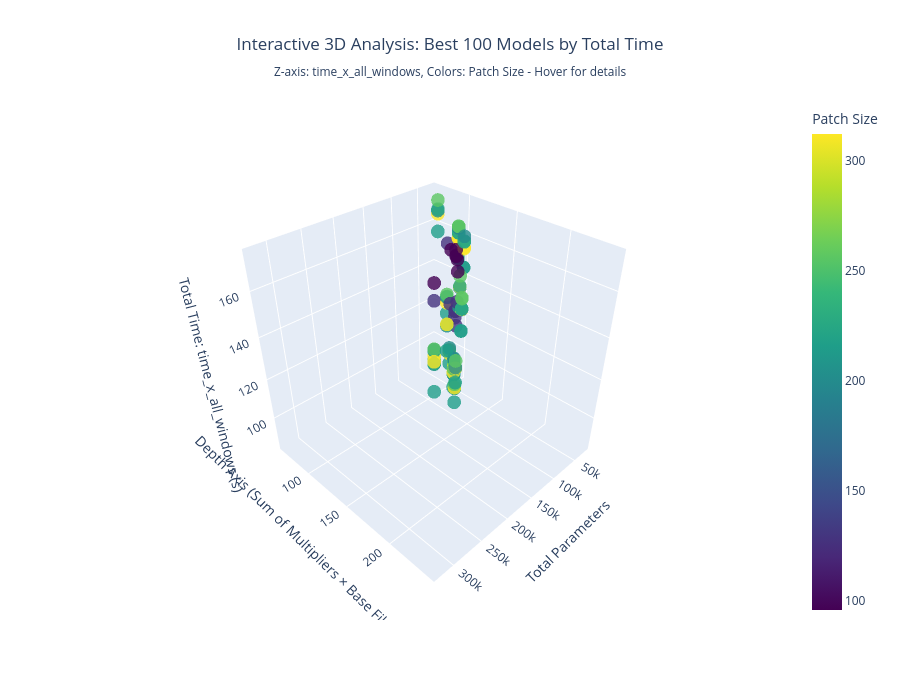

The cell this chart's notebook holds for it:
### Code cell
import matplotlib.pyplot as plt
from mpl_toolkits.mplot3d import Axes3D
import numpy as np
import plotly.express as px
import plotly.graph_objects as go
from plotly.subplots import make_subplots

# Calculate the depth axis as requested: full channel_multipliers list * base_filters
def calculate_depth_axis(row):
    """Calculate depth as the product of channel_multipliers and base_filters"""
    multipliers = row['channel_multipliers'].split(',')
    # Create full list with all multipliers * base_filters
    depth_list = [int(multiplier) * row['base_filters'] for multiplier in multipliers]
    return str(depth_list)

def calculate_depth_axis_numeric(row):
    """Calculate a numeric depth axis for plotting (sum of all multipliers * base_filters)"""
    multipliers = row['channel_multipliers'].split(',')
    # Sum all multipliers * base_filters for numeric plotting
    return sum([int(multiplier) * row['base_filters'] for multiplier in multipliers])

# Add the depth calculation to the dataframe
df['depth_axis'] = df.apply(calculate_depth_axis, axis=1)
df['depth_axis_numeric'] = df.apply(calculate_depth_axis_numeric, axis=1)

# Get the best 100 models by latency (lowest time_x_all_windows)
df_best = df.sort_values('time_x_all_windows').head(100)

print("Sample depth axis values:")
print(df_best[['base_filters', 'channel_multipliers', 'depth_axis', 'depth_axis_numeric']].head())

# Create interactive 3D plot with Plotly
fig = go.Figure(data=[go.Scatter3d(
    x=df_best['total_parameters'],
    y=df_best['depth_axis_numeric'],
    z=df_best['time_x_all_windows'],
    mode='markers',
    marker=dict(
        size=8,
        color=df_best['patch_size'],
        colorscale='Viridis',
        colorbar=dict(title="Patch Size"),
        opacity=0.8
    ),
    text=[f"Base Filters: {bf}<br>"
          f"Multipliers: {cm}<br>"
          f"Depth List: {da}<br>"
          f"Parameters: {tp:,}<br>"
          f"Patch Size: {ps}x{ps}<br>"
          f"Total Time: {tw:.3f}s<br>"
          f"Per-patch: {it:.3f}s"
          for bf, cm, da, tp, ps, tw, it in zip(
              df_best['base_filters'],
              df_best['channel_multipliers'],
              df_best['depth_axis'],
              df_best['total_parameters'],
              df_best['patch_size'],
              df_best['time_x_all_windows'],
              df_best['inference_actual_time']
          )],
    hovertemplate='<b>%{text}</b><extra></extra>'
)])

fig.update_layout(
    title={
        'text': 'Interactive 3D Analysis: Best 100 Models by Total Time<br><sub>Z-axis: time_x_all_windows, Colors: Patch Size - Hover for details</sub>',
        'x': 0.5,
        'xanchor': 'center'
    },
    scene=dict(
        xaxis_title='Total Parameters',
        yaxis_title='Depth Axis (Sum of Multipliers × Base Filters)',
        zaxis_title='Total Time: time_x_all_windows (s)',
        camera=dict(
            eye=dict(x=1.5, y=1.5, z=1.5)
        )
    ),
    width=900,
    height=700,
    font=dict(size=12)
)

fig.show()

# Show some statistics
print(f"\nBest 100 models statistics:")
print(f"Parameters range: {df_best['total_parameters'].min():,} - {df_best['total_parameters'].max():,}")
print(f"Depth axis numeric range: {df_best['depth_axis_numeric'].min()} - {df_best['depth_axis_numeric'].max()}")
print(f"Total time (time_x_all_windows) range: {df_best['time_x_all_windows'].min():.3f}s - {df_best['time_x_all_windows'].max():.3f}s")
print(f"Patch size range: {df_best['patch_size'].min()} - {df_best['patch_size'].max()}")

### Figure 1 — Plotly figure (JSON) as saved in the notebook; plotly's stock layout.template omitted (floating-point values rounded to 4 significant figures)
{"data": [{"hovertemplate": "<b>%{text}</b><extra></extra>", "marker": {"color": [216, 312, 224, 200, 256, 216, 216, 216, 216, 216, 312, 312, 312, 224, 256, 224, 224, 256, 256, 200, 200, 200, 200, 224, 312, 200, 224, 312, 256, 256, 128, 216, 216, 312, 96, 200, 224, 224, 312, 200, 256, 128, 256, 128, 128, 128, 128, 216, 216, 216, 216, 128, 96, 216, 216, 128, 216, 216, 96, 96, 216, 200, 216, 312, 224, 200, 312, 312, 200, 224, 224, 312, 200, 256, 224, 256, 256, 312, 312, 312, 312, 96, 224, 224, 96, 200, 224, 256, 224, 224, 312, 200, 224, 96, 200, 200, 312, 256, 256, 200], "colorbar": {"title": {"text": "Patch Size"}}, "colorscale": [[0, "#440154"], [0.1111, "#482878"], [0.2222, "#3e4989"], [0.3333, "#31688e"], [0.4444, "#26828e"], [0.5556, "#1f9e89"], [0.6667, "#35b779"], [0.7778, "#6ece58"], [0.8889, "#b5de2b"], [1, "#fde725"]], "opacity": 0.8, "size": 8}, "mode": "markers", "text": ["Base Filters: 16<br>Multipliers: 1,1,1,1<br>Depth List: [16, 16, 16, 16]<br>Parameters: 25,619<br>Patch Size: 216x216<br>Total Time: 85.315s<br>Per-patch: 0.263s", "Base Filters: 16<br>Multipliers: 1,1,1,1<br>Depth List: [16, 16, 16, 16]<br>Parameters: 25,619<br>Patch Size: 312x312<br>Total Time: 87.774s<br>Per-patch: 0.519s", "Base Filters: 16<br>Multipliers: 1,1,1,1<br>Depth List: [16, 16, 16, 16]<br>Parameters: 25,619<br>Patch Size: 224x224<br>Total Time: 91.034s<br>Per-patch: 0.281s", "Base Filters: 16<br>Multipliers: 1,1,1,1<br>Depth List: [16, 16, 16, 16]<br>Parameters: 25,619<br>Patch Size: 200x200<br>Total Time: 91.837s<br>Per-patch: 0.230s", "Base Filters: 16<br>Multipliers: 1,1,1,1<br>Depth List: [16, 16, 16, 16]<br>Parameters: 25,619<br>Patch Size: 256x256<br>Total Time: 92.083s<br>Per-patch: 0.360s", "Base Filters: 16<br>Multipliers: 1,2,2,2<br>Depth List: [16, 32, 32, 32]<br>Parameters: 74,067<br>Patch Size: 216x216<br>Total Time: 102.873s<br>Per-patch: 0.318s", "Base Filters: 16<br>Multipliers: 1,2,2,3<br>Depth List: [16, 32, 32, 48]<br>Parameters: 92,451<br>Patch Size: 216x216<br>Total Time: 103.449s<br>Per-patch: 0.319s", "Base Filters: 16<br>Multipliers: 1,2,2,3<br>Depth List: [16, 32, 32, 48]<br>Parameters: 92,451<br>Patch Size: 216x216<br>Total Time: 103.463s<br>Per-patch: 0.319s", "Base Filters: 16<br>Multipliers: 1,2,3,3<br>Depth List: [16, 32, 48, 48]<br>Parameters: 122,467<br>Patch Size: 216x216<br>Total Time: 105.728s<br>Per-patch: 0.326s", "Base Filters: 16<br>Multipliers: 1,2,3,4<br>Depth List: [16, 32, 48, 64]<br>Parameters: 148,803<br>Patch Size: 216x216<br>Total Time: 106.475s<br>Per-patch: 0.329s", "Base Filters: 16<br>Multipliers: 1,2,2,2<br>Depth List: [16, 32, 32, 32]<br>Parameters: 74,067<br>Patch Size: 312x312<br>Total Time: 108.379s<br>Per-patch: 0.641s", "Base Filters: 16<br>Multipliers: 1,2,2,3<br>Depth List: [16, 32, 32, 48]<br>Parameters: 92,451<br>Patch Size: 312x312<br>Total Time: 108.692s<br>Per-patch: 0.643s", "Base Filters: 16<br>Multipliers: 1,2,2,3<br>Depth List: [16, 32, 32, 48]<br>Parameters: 92,451<br>Patch Size: 312x312<br>Total Time: 108.730s<br>Per-patch: 0.643s", "Base Filters: 16<br>Multipliers: 1,2,2,2<br>Depth List: [16, 32, 32, 32]<br>Parameters: 74,067<br>Patch Size: 224x224<br>Total Time: 109.840s<br>Per-patch: 0.339s", "Base Filters: 16<br>Multipliers: 1,2,2,2<br>Depth List: [16, 32, 32, 32]<br>Parameters: 74,067<br>Patch Size: 256x256<br>Total Time: 110.351s<br>Per-patch: 0.431s", "Base Filters: 16<br>Multipliers: 1,2,2,3<br>Depth List: [16, 32, 32, 48]<br>Parameters: 92,451<br>Patch Size: 224x224<br>Total Time: 110.356s<br>Per-patch: 0.341s", "Base Filters: 16<br>Multipliers: 1,2,2,3<br>Depth List: [16, 32, 32, 48]<br>Parameters: 92,451<br>Patch Size: 224x224<br>Total Time: 110.525s<br>Per-patch: 0.341s", "Base Filters: 16<br>Multipliers: 1,2,2,3<br>Depth List: [16, 32, 32, 48]<br>Parameters: 92,451<br>Patch Size: 256x256<br>Total Time: 110.845s<br>Per-patch: 0.433s", "Base Filters: 16<br>Multipliers: 1,2,2,3<br>Depth List: [16, 32, 32, 48]<br>Parameters: 92,451<br>Patch Size: 256x256<br>Total Time: 110.905s<br>Per-patch: 0.433s", "Base Filters: 16<br>Multipliers: 1,2,2,2<br>Depth List: [16, 32, 32, 32]<br>Parameters: 74,067<br>Patch Size: 200x200<br>Total Time: 111.381s<br>Per-patch: 0.278s", "Base Filters: 16<br>Multipliers: 1,2,2,3<br>Depth List: [16, 32, 32, 48]<br>Parameters: 92,451<br>Patch Size: 200x200<br>Total Time: 111.895s<br>Per-patch: 0.280s", "Base Filters: 16<br>Multipliers: 1,2,2,3<br>Depth List: [16, 32, 32, 48]<br>Parameters: 92,451<br>Patch Size: 200x200<br>Total Time: 112.284s<br>Per-patch: 0.281s", "Base Filters: 16<br>Multipliers: 1,2,3,3<br>Depth List: [16, 32, 48, 48]<br>Parameters: 122,467<br>Patch Size: 200x200<br>Total Time: 112.657s<br>Per-patch: 0.282s", "Base Filters: 16<br>Multipliers: 1,2,3,3<br>Depth List: [16, 32, 48, 48]<br>Parameters: 122,467<br>Patch Size: 224x224<br>Total Time: 113.287s<br>Per-patch: 0.350s", "Base Filters: 16<br>Multipliers: 1,2,3,3<br>Depth List: [16, 32, 48, 48]<br>Parameters: 122,467<br>Patch Size: 312x312<br>Total Time: 113.522s<br>Per-patch: 0.672s", "Base Filters: 16<br>Multipliers: 1,2,3,4<br>Depth List: [16, 32, 48, 64]<br>Parameters: 148,803<br>Patch Size: 200x200<br>Total Time: 113.767s<br>Per-patch: 0.284s", "Base Filters: 16<br>Multipliers: 1,2,3,4<br>Depth List: [16, 32, 48, 64]<br>Parameters: 148,803<br>Patch Size: 224x224<br>Total Time: 113.936s<br>Per-patch: 0.352s", "Base Filters: 16<br>Multipliers: 1,2,3,4<br>Depth List: [16, 32, 48, 64]<br>Parameters: 148,803<br>Patch Size: 312x312<br>Total Time: 114.174s<br>Per-patch: 0.676s", "Base Filters: 16<br>Multipliers: 1,2,3,3<br>Depth List: [16, 32, 48, 48]<br>Parameters: 122,467<br>Patch Size: 256x256<br>Total Time: 115.463s<br>Per-patch: 0.451s", "Base Filters: 16<br>Multipliers: 1,2,3,4<br>Depth List: [16, 32, 48, 64]<br>Parameters: 148,803<br>Patch Size: 256x256<br>Total Time: 115.875s<br>Per-patch: 0.453s", "Base Filters: 16<br>Multipliers: 1,1,1,1<br>Depth List: [16, 16, 16, 16]<br>Parameters: 25,619<br>Patch Size: 128x128<br>Total Time: 120.204s<br>Per-patch: 0.117s", "Base Filters: 24<br>Multipliers: 1,1,1,1<br>Depth List: [24, 24, 24, 24]<br>Parameters: 52,635<br>Patch Size: 216x216<br>Total Time: 123.452s<br>Per-patch: 0.381s", "Base Filters: 16<br>Multipliers: 1,3,3,4<br>Depth List: [16, 48, 48, 64]<br>Parameters: 177,251<br>Patch Size: 216x216<br>Total Time: 125.600s<br>Per-patch: 0.388s", "Base Filters: 24<br>Multipliers: 1,1,1,1<br>Depth List: [24, 24, 24, 24]<br>Parameters: 52,635<br>Patch Size: 312x312<br>Total Time: 129.017s<br>Per-patch: 0.763s", "Base Filters: 16<br>Multipliers: 1,1,1,1<br>Depth List: [16, 16, 16, 16]<br>Parameters: 25,619<br>Patch Size: 96x96<br>Total Time: 129.829s<br>Per-patch: 0.074s", "Base Filters: 24<br>Multipliers: 1,1,1,1<br>Depth List: [24, 24, 24, 24]<br>Parameters: 52,635<br>Patch Size: 200x200<br>Total Time: 131.812s<br>Per-patch: 0.330s", "Base Filters: 24<br>Multipliers: 1,1,1,1<br>Depth List: [24, 24, 24, 24]<br>Parameters: 52,635<br>Patch Size: 224x224<br>Total Time: 132.173s<br>Per-patch: 0.408s", "Base Filters: 16<br>Multipliers: 1,3,3,4<br>Depth List: [16, 48, 48, 64]<br>Parameters: 177,251<br>Patch Size: 224x224<br>Total Time: 132.176s<br>Per-patch: 0.408s", "Base Filters: 16<br>Multipliers: 1,3,3,4<br>Depth List: [16, 48, 48, 64]<br>Parameters: 177,251<br>Patch Size: 312x312<br>Total Time: 132.405s<br>Per-patch: 0.783s", "Base Filters: 16<br>Multipliers: 1,3,3,4<br>Depth List: [16, 48, 48, 64]<br>Parameters: 177,251<br>Patch Size: 200x200<br>Total Time: 132.713s<br>Per-patch: 0.332s", "Base Filters: 24<br>Multipliers: 1,1,1,1<br>Depth List: [24, 24, 24, 24]<br>Parameters: 52,635<br>Patch Size: 256x256<br>Total Time: 133.223s<br>Per-patch: 0.520s", "Base Filters: 16<br>Multipliers: 1,2,2,2<br>Depth List: [16, 32, 32, 32]<br>Parameters: 74,067<br>Patch Size: 128x128<br>Total Time: 134.420s<br>Per-patch: 0.131s", "Base Filters: 16<br>Multipliers: 1,3,3,4<br>Depth List: [16, 48, 48, 64]<br>Parameters: 177,251<br>Patch Size: 256x256<br>Total Time: 135.738s<br>Per-patch: 0.530s", "Base Filters: 16<br>Multipliers: 1,2,2,3<br>Depth List: [16, 32, 32, 48]<br>Parameters: 92,451<br>Patch Size: 128x128<br>Total Time: 136.349s<br>Per-patch: 0.133s", "Base Filters: 16<br>Multipliers: 1,2,2,3<br>Depth List: [16, 32, 32, 48]<br>Parameters: 92,451<br>Patch Size: 128x128<br>Total Time: 136.444s<br>Per-patch: 0.133s", "Base Filters: 16<br>Multipliers: 1,2,3,3<br>Depth List: [16, 32, 48, 48]<br>Parameters: 122,467<br>Patch Size: 128x128<br>Total Time: 140.592s<br>Per-patch: 0.137s", "Base Filters: 16<br>Multipliers: 1,2,3,4<br>Depth List: [16, 32, 48, 64]<br>Parameters: 148,803<br>Patch Size: 128x128<br>Total Time: 143.814s<br>Per-patch: 0.140s", "Base Filters: 24<br>Multipliers: 1,2,2,2<br>Depth List: [24, 48, 48, 48]<br>Parameters: 158,139<br>Patch Size: 216x216<br>Total Time: 154.627s<br>Per-patch: 0.477s", "Base Filters: 24<br>Multipliers: 1,2,2,3<br>Depth List: [24, 48, 48, 72]<br>Parameters: 198,771<br>Patch Size: 216x216<br>Total Time: 155.466s<br>Per-patch: 0.480s", "Base Filters: 24<br>Multipliers: 1,2,2,3<br>Depth List: [24, 48, 48, 72]<br>Parameters: 198,771<br>Patch Size: 216x216<br>Total Time: 155.510s<br>Per-patch: 0.480s", "Base Filters: 18<br>Multipliers: 1,1,1,1<br>Depth List: [18, 18, 18, 18]<br>Parameters: 31,485<br>Patch Size: 216x216<br>Total Time: 157.623s<br>Per-patch: 0.486s", "Base Filters: 24<br>Multipliers: 1,1,1,1<br>Depth List: [24, 24, 24, 24]<br>Parameters: 52,635<br>Patch Size: 128x128<br>Total Time: 157.935s<br>Per-patch: 0.154s", "Base Filters: 16<br>Multipliers: 1,2,2,2<br>Depth List: [16, 32, 32, 32]<br>Parameters: 74,067<br>Patch Size: 96x96<br>Total Time: 159.769s<br>Per-patch: 0.091s", "Base Filters: 32<br>Multipliers: 1,1,1,1<br>Depth List: [32, 32, 32, 32]<br>Parameters: 89,123<br>Patch Size: 216x216<br>Total Time: 160.300s<br>Per-patch: 0.495s", "Base Filters: 16<br>Multipliers: 2,2,2,2<br>Depth List: [32, 32, 32, 32]<br>Parameters: 89,123<br>Patch Size: 216x216<br>Total Time: 160.407s<br>Per-patch: 0.495s", "Base Filters: 16<br>Multipliers: 1,3,3,4<br>Depth List: [16, 48, 48, 64]<br>Parameters: 177,251<br>Patch Size: 128x128<br>Total Time: 161.028s<br>Per-patch: 0.157s", "Base Filters: 16<br>Multipliers: 2,2,2,3<br>Depth List: [32, 32, 32, 48]<br>Parameters: 107,507<br>Patch Size: 216x216<br>Total Time: 161.043s<br>Per-patch: 0.497s", "Base Filters: 16<br>Multipliers: 2,2,2,3<br>Depth List: [32, 32, 32, 48]<br>Parameters: 107,507<br>Patch Size: 216x216<br>Total Time: 161.097s<br>Per-patch: 0.497s", "Base Filters: 16<br>Multipliers: 1,2,2,3<br>Depth List: [16, 32, 32, 48]<br>Parameters: 92,451<br>Patch Size: 96x96<br>Total Time: 161.505s<br>Per-patch: 0.092s", "Base Filters: 16<br>Multipliers: 1,2,2,3<br>Depth List: [16, 32, 32, 48]<br>Parameters: 92,451<br>Patch Size: 96x96<br>Total Time: 161.822s<br>Per-patch: 0.092s", "Base Filters: 24<br>Multipliers: 1,2,3,3<br>Depth List: [24, 48, 72, 72]<br>Parameters: 264,915<br>Patch Size: 216x216<br>Total Time: 162.663s<br>Per-patch: 0.502s", "Base Filters: 24<br>Multipliers: 1,2,2,2<br>Depth List: [24, 48, 48, 48]<br>Parameters: 158,139<br>Patch Size: 200x200<br>Total Time: 162.876s<br>Per-patch: 0.407s", "Base Filters: 24<br>Multipliers: 1,2,3,4<br>Depth List: [24, 48, 72, 96]<br>Parameters: 323,427<br>Patch Size: 216x216<br>Total Time: 163.202s<br>Per-patch: 0.504s", "Base Filters: 24<br>Multipliers: 1,2,2,2<br>Depth List: [24, 48, 48, 48]<br>Parameters: 158,139<br>Patch Size: 312x312<br>Total Time: 163.208s<br>Per-patch: 0.966s", "Base Filters: 24<br>Multipliers: 1,2,2,2<br>Depth List: [24, 48, 48, 48]<br>Parameters: 158,139<br>Patch Size: 224x224<br>Total Time: 163.412s<br>Per-patch: 0.504s", "Base Filters: 24<br>Multipliers: 1,2,2,3<br>Depth List: [24, 48, 48, 72]<br>Parameters: 198,771<br>Patch Size: 200x200<br>Total Time: 163.988s<br>Per-patch: 0.410s", "Base Filters: 24<br>Multipliers: 1,2,2,3<br>Depth List: [24, 48, 48, 72]<br>Parameters: 198,771<br>Patch Size: 312x312<br>Total Time: 164.046s<br>Per-patch: 0.971s", "Base Filters: 24<br>Multipliers: 1,2,2,3<br>Depth List: [24, 48, 48, 72]<br>Parameters: 198,771<br>Patch Size: 312x312<br>Total Time: 164.073s<br>Per-patch: 0.971s", "Base Filters: 24<br>Multipliers: 1,2,2,3<br>Depth List: [24, 48, 48, 72]<br>Parameters: 198,771<br>Patch Size: 200x200<br>Total Time: 164.142s<br>Per-patch: 0.410s", "Base Filters: 24<br>Multipliers: 1,2,2,3<br>Depth List: [24, 48, 48, 72]<br>Parameters: 198,771<br>Patch Size: 224x224<br>Total Time: 164.298s<br>Per-patch: 0.507s", "Base Filters: 24<br>Multipliers: 1,2,2,3<br>Depth List: [24, 48, 48, 72]<br>Parameters: 198,771<br>Patch Size: 224x224<br>Total Time: 164.313s<br>Per-patch: 0.507s", "Base Filters: 18<br>Multipliers: 1,1,1,1<br>Depth List: [18, 18, 18, 18]<br>Parameters: 31,485<br>Patch Size: 312x312<br>Total Time: 165.820s<br>Per-patch: 0.981s", "Base Filters: 18<br>Multipliers: 1,1,1,1<br>Depth List: [18, 18, 18, 18]<br>Parameters: 31,485<br>Patch Size: 200x200<br>Total Time: 167.256s<br>Per-patch: 0.418s", "Base Filters: 24<br>Multipliers: 1,2,2,2<br>Depth List: [24, 48, 48, 48]<br>Parameters: 158,139<br>Patch Size: 256x256<br>Total Time: 167.556s<br>Per-patch: 0.655s", "Base Filters: 18<br>Multipliers: 1,1,1,1<br>Depth List: [18, 18, 18, 18]<br>Parameters: 31,485<br>Patch Size: 224x224<br>Total Time: 167.882s<br>Per-patch: 0.518s", "Base Filters: 24<br>Multipliers: 1,2,2,3<br>Depth List: [24, 48, 48, 72]<br>Parameters: 198,771<br>Patch Size: 256x256<br>Total Time: 168.127s<br>Per-patch: 0.657s", "Base Filters: 24<br>Multipliers: 1,2,2,3<br>Depth List: [24, 48, 48, 72]<br>Parameters: 198,771<br>Patch Size: 256x256<br>Total Time: 168.394s<br>Per-patch: 0.658s", "Base Filters: 32<br>Multipliers: 1,1,1,1<br>Depth List: [32, 32, 32, 32]<br>Parameters: 89,123<br>Patch Size: 312x312<br>Total Time: 168.817s<br>Per-patch: 0.999s", "Base Filters: 16<br>Multipliers: 2,2,2,2<br>Depth List: [32, 32, 32, 32]<br>Parameters: 89,123<br>Patch Size: 312x312<br>Total Time: 168.844s<br>Per-patch: 0.999s", "Base Filters: 16<br>Multipliers: 2,2,2,3<br>Depth List: [32, 32, 32, 48]<br>Parameters: 107,507<br>Patch Size: 312x312<br>Total Time: 168.975s<br>Per-patch: 1.000s", "Base Filters: 16<br>Multipliers: 2,2,2,3<br>Depth List: [32, 32, 32, 48]<br>Parameters: 107,507<br>Patch Size: 312x312<br>Total Time: 169.414s<br>Per-patch: 1.002s", "Base Filters: 16<br>Multipliers: 1,2,3,3<br>Depth List: [16, 32, 48, 48]<br>Parameters: 122,467<br>Patch Size: 96x96<br>Total Time: 169.954s<br>Per-patch: 0.096s", "Base Filters: 16<br>Multipliers: 2,2,2,2<br>Depth List: [32, 32, 32, 32]<br>Parameters: 89,123<br>Patch Size: 224x224<br>Total Time: 171.121s<br>Per-patch: 0.528s", "Base Filters: 32<br>Multipliers: 1,1,1,1<br>Depth List: [32, 32, 32, 32]<br>Parameters: 89,123<br>Patch Size: 224x224<br>Total Time: 171.205s<br>Per-patch: 0.528s", "Base Filters: 16<br>Multipliers: 1,2,3,4<br>Depth List: [16, 32, 48, 64]<br>Parameters: 148,803<br>Patch Size: 96x96<br>Total Time: 171.487s<br>Per-patch: 0.097s", "Base Filters: 24<br>Multipliers: 1,2,3,3<br>Depth List: [24, 48, 72, 72]<br>Parameters: 264,915<br>Patch Size: 200x200<br>Total Time: 171.702s<br>Per-patch: 0.429s", "Base Filters: 16<br>Multipliers: 2,2,2,3<br>Depth List: [32, 32, 32, 48]<br>Parameters: 107,507<br>Patch Size: 224x224<br>Total Time: 171.715s<br>Per-patch: 0.530s", "Base Filters: 18<br>Multipliers: 1,1,1,1<br>Depth List: [18, 18, 18, 18]<br>Parameters: 31,485<br>Patch Size: 256x256<br>Total Time: 171.950s<br>Per-patch: 0.672s", "Base Filters: 16<br>Multipliers: 2,2,2,3<br>Depth List: [32, 32, 32, 48]<br>Parameters: 107,507<br>Patch Size: 224x224<br>Total Time: 171.996s<br>Per-patch: 0.531s", "Base Filters: 24<br>Multipliers: 1,2,3,3<br>Depth List: [24, 48, 72, 72]<br>Parameters: 264,915<br>Patch Size: 224x224<br>Total Time: 172.126s<br>Per-patch: 0.531s", "Base Filters: 24<br>Multipliers: 1,2,3,3<br>Depth List: [24, 48, 72, 72]<br>Parameters: 264,915<br>Patch Size: 312x312<br>Total Time: 172.187s<br>Per-patch: 1.019s", "Base Filters: 24<br>Multipliers: 1,2,3,4<br>Depth List: [24, 48, 72, 96]<br>Parameters: 323,427<br>Patch Size: 200x200<br>Total Time: 172.615s<br>Per-patch: 0.432s", "Base Filters: 24<br>Multipliers: 1,2,3,4<br>Depth List: [24, 48, 72, 96]<br>Parameters: 323,427<br>Patch Size: 224x224<br>Total Time: 172.715s<br>Per-patch: 0.533s", "Base Filters: 16<br>Multipliers: 1,3,3,4<br>Depth List: [16, 48, 48, 64]<br>Parameters: 177,251<br>Patch Size: 96x96<br>Total Time: 172.736s<br>Per-patch: 0.098s", "Base Filters: 32<br>Multipliers: 1,1,1,1<br>Depth List: [32, 32, 32, 32]<br>Parameters: 89,123<br>Patch Size: 200x200<br>Total Time: 173.116s<br>Per-patch: 0.433s", "Base Filters: 16<br>Multipliers: 2,2,2,2<br>Depth List: [32, 32, 32, 32]<br>Parameters: 89,123<br>Patch Size: 200x200<br>Total Time: 173.192s<br>Per-patch: 0.433s", "Base Filters: 24<br>Multipliers: 1,2,3,4<br>Depth List: [24, 48, 72, 96]<br>Parameters: 323,427<br>Patch Size: 312x312<br>Total Time: 173.389s<br>Per-patch: 1.026s", "Base Filters: 16<br>Multipliers: 2,2,2,2<br>Depth List: [32, 32, 32, 32]<br>Parameters: 89,123<br>Patch Size: 256x256<br>Total Time: 173.753s<br>Per-patch: 0.679s", "Base Filters: 32<br>Multipliers: 1,1,1,1<br>Depth List: [32, 32, 32, 32]<br>Parameters: 89,123<br>Patch Size: 256x256<br>Total Time: 173.800s<br>Per-patch: 0.679s", "Base Filters: 16<br>Multipliers: 2,2,2,3<br>Depth List: [32, 32, 32, 48]<br>Parameters: 107,507<br>Patch Size: 200x200<br>Total Time: 173.926s<br>Per-patch: 0.435s"], "type": "scatter3d", "x": [25619, 25619, 25619, 25619, 25619, 74067, 92451, 92451, 122467, 148803, 74067, 92451, 92451, 74067, 74067, 92451, 92451, 92451, 92451, 74067, 92451, 92451, 122467, 122467, 122467, 148803, 148803, 148803, 122467, 148803, 25619, 52635, 177251, 52635, 25619, 52635, 52635, 177251, 177251, 177251, 52635, 74067, 177251, 92451, 92451, 122467, 148803, 158139, 198771, 198771, 31485, 52635, 74067, 89123, 89123, 177251, 107507, 107507, 92451, 92451, 264915, 158139, 323427, 158139, 158139, 198771, 198771, 198771, 198771, 198771, 198771, 31485, 31485, 158139, 31485, 198771, 198771, 89123, 89123, 107507, 107507, 122467, 89123, 89123, 148803, 264915, 107507, 31485, 107507, 264915, 264915, 323427, 323427, 177251, 89123, 89123, 323427, 89123, 89123, 107507], "y": [64, 64, 64, 64, 64, 112, 128, 128, 144, 160, 112, 128, 128, 112, 112, 128, 128, 128, 128, 112, 128, 128, 144, 144, 144, 160, 160, 160, 144, 160, 64, 96, 176, 96, 64, 96, 96, 176, 176, 176, 96, 112, 176, 128, 128, 144, 160, 168, 192, 192, 72, 96, 112, 128, 128, 176, 144, 144, 128, 128, 216, 168, 240, 168, 168, 192, 192, 192, 192, 192, 192, 72, 72, 168, 72, 192, 192, 128, 128, 144, 144, 144, 128, 128, 160, 216, 144, 72, 144, 216, 216, 240, 240, 176, 128, 128, 240, 128, 128, 144], "z": [85.32, 87.77, 91.03, 91.84, 92.08, 102.9, 103.4, 103.5, 105.7, 106.5, 108.4, 108.7, 108.7, 109.8, 110.4, 110.4, 110.5, 110.8, 110.9, 111.4, 111.9, 112.3, 112.7, 113.3, 113.5, 113.8, 113.9, 114.2, 115.5, 115.9, 120.2, 123.5, 125.6, 129.0, 129.8, 131.8, 132.2, 132.2, 132.4, 132.7, 133.2, 134.4, 135.7, 136.3, 136.4, 140.6, 143.8, 154.6, 155.5, 155.5, 157.6, 157.9, 159.8, 160.3, 160.4, 161.0, 161.0, 161.1, 161.5, 161.8, 162.7, 162.9, 163.2, 163.2, 163.4, 164.0, 164.0, 164.1, 164.1, 164.3, 164.3, 165.8, 167.3, 167.6, 167.9, 168.1, 168.4, 168.8, 168.8, 169.0, 169.4, 170.0, 171.1, 171.2, 171.5, 171.7, 171.7, 171.9, 172.0, 172.1, 172.2, 172.6, 172.7, 172.7, 173.1, 173.2, 173.4, 173.8, 173.8, 173.9]}], "layout": {"font": {"size": 12}, "height": 700, "scene": {"camera": {"eye": {"x": 1.5, "y": 1.5, "z": 1.5}}, "xaxis": {"title": {"text": "Total Parameters"}}, "yaxis": {"title": {"text": "Depth Axis (Sum of Multipliers × Base Filters)"}}, "zaxis": {"title": {"text": "Total Time: time_x_all_windows (s)"}}}, "title": {"text": "Interactive 3D Analysis: Best 100 Models by Total Time<br><sub>Z-axis: time_x_all_windows, Colors: Patch Size - Hover for details</sub>", "x": 0.5, "xanchor": "center"}, "width": 900}}
